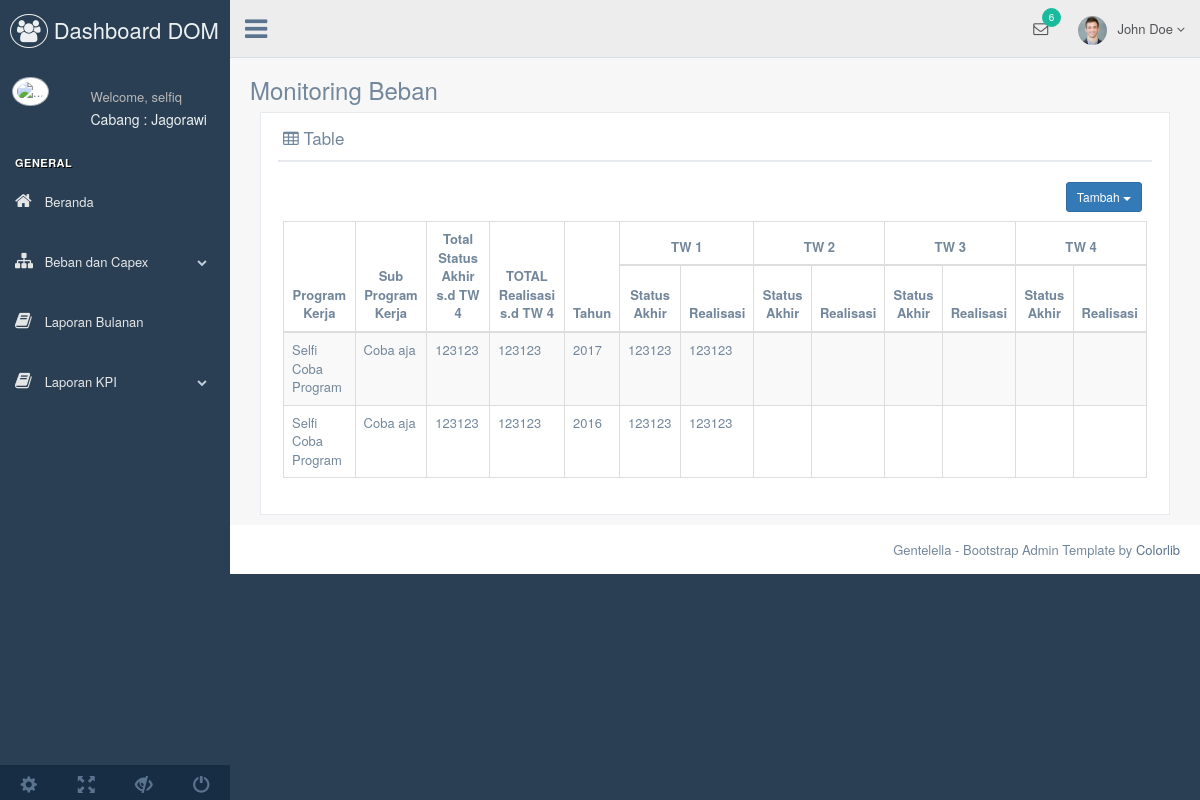
The app's page /realisasi_bpt.php (signed in) with its own data.
### tables this page shows
CREATE TABLE `user` (
  `id_user` int(255) NOT NULL,
  `username` varchar(30) NOT NULL,
  `password` varchar(30) NOT NULL,
  `id_role` int(11) NOT NULL,
  `id_cabang` int(20) NOT NULL
);

CREATE TABLE `cabang` (
  `id_cabang` int(20) NOT NULL,
  `nama_cabang` varchar(30) NOT NULL
);

CREATE TABLE `beban_realisasi` (
  `id_twrl` int(11) NOT NULL,
  `id_sp` int(11) NOT NULL,
  `tahun` int(4) NOT NULL,
  `stat_twrl` int(1) NOT NULL,
  `stat_akhir` decimal(20,0) NOT NULL,
  `realisasi` decimal(20,0) NOT NULL,
  `jenis` varchar(20) NOT NULL
);

CREATE TABLE `program_kerja` (
  `id_pk` int(255) NOT NULL,
  `MA` varchar(1000) NOT NULL,
  `nama_pk` text NOT NULL,
  `id_cabang` int(30) NOT NULL,
  `jenis` varchar(20) NOT NULL
);

CREATE TABLE `sub_program` (
  `id_sp` int(255) NOT NULL,
  `nama_sp` varchar(1000) NOT NULL,
  `id_pk` int(10) NOT NULL,
  `id_cabang` int(30) NOT NULL,
  `jenis` varchar(20) NOT NULL
);

### realisasi_bpt.php (the view, shortened to what this page needs)
<?php
include ('connect.php');
  $iduser = $_SESSION['id_user'];
?>
<!DOCTYPE html>
<html lang="en">
<?php include 'templates/head.php' ?>
  <body class="nav-md">
    <div class="container body">
      <div class="main_container">
        <div class="col-md-3 left_col">
          <div class="left_col scroll-view">
            <div class="navbar nav_title" style="border: 0;">
              <a href="home.php" class="site_title"><i class="fa fa-group"></i> <span>Dashboard DOM</span></a>
            </div>
           <?php include'templates/headmenu.php' ?>
            <br />
            <?php include 'templates/sidebarmenu.php' ?>
            <div class="sidebar-footer hidden-small">
              <a data-toggle="tooltip" data-placement="top" title="Settings">
                <span class="glyphicon glyphicon-cog" aria-hidden="true"></span>
              </a>
              <a data-toggle="tooltip" data-placement="top" title="FullScreen">
                <span class="glyphicon glyphicon-fullscreen" aria-hidden="true"></span>
              </a>
              <a data-toggle="tooltip" data-placement="top" title="Lock">
                <span class="glyphicon glyphicon-eye-close" aria-hidden="true"></span>
              </a>
              <a data-toggle="tooltip" data-placement="top" title="Logout" href="login.html">
                <span class="glyphicon glyphicon-off" aria-hidden="true"></span>
              </a>
            </div>
          </div>
        </div>
        <?php include 'topnavigation.php' ?>
        <div class="right_col" role="main">
          <div class="">
            <div class="page-title">
              <div class="title_left">
                <h3>Monitoring Beban</h3>
              </div>
            </div>
            <div class="clearfix"></div>
            <div class="">
              <div class="col-md-12 col-sm-12 col-xs-12">
                <div class="x_panel">
                  <div class="x_title">
                    <h2><i class="fa fa-table"></i> Table <small>Data Beban Cabang <?php echo $namacabang; ?> </small></h2>
                    <div class="clearfix"></div>
                  </div>
                  <div class="title_right">
                    <div class="col-md-5 col-sm-5 col-xs-5 form-group pull-right top_search" style="margin-top:10px;">
                      <div class="input-group buttonright" >
                      <div class="btn-group  buttonrightfloat " >
	                    <button data-toggle="dropdown" class="btn btn-primary dropdown-toggle btn-sm" type="button" aria-expanded="false">  Tambah <span class="caret"></span>
	                    </button>
	                    </div>
                      </div>
                    </div>
                   </div>
                  <div class="x_content">
					  <table id="datatable-keytable"  class="table table-striped table-bordered " class="centered">
						<thead>
						  <tr>
							<th rowspan="2">Program Kerja</th>
							<th rowspan="2">Sub Program Kerja</th>
							<th rowspan="2">Total Status Akhir s.d TW 4</th>
							<th rowspan="2">TOTAL Realisasi s.d TW 4</th>
							<th rowspan="2">Tahun </th>
							<th colspan="2">TW 1</th>
							<th colspan="2">TW 2</th>
							<th colspan="2">TW 3</th>
							<th colspan="2">TW 4</th>
						  </tr>
						  <tr>
							<th >Status Akhir</th>
							<th >Realisasi</th>
							<th >Status Akhir</th>
							<th >Realisasi</th>
							<th >Status Akhir</th>
							<th >Realisasi</th>
							<th >Status Akhir</th>
							<th >Realisasi</th>
						  </tr>
						</thead>
						<tbody>
							<?php
							$listTW = mysqli_query($connect, "SELECT * FROM beban_realisasi, sub_program WHERE sub_program.id_sp = beban_realisasi.id_sp AND stat_twrl ='1'  AND sub_program.id_cabang = '$idcabang' AND beban_realisasi.jenis ='bpt' AND sub_program.jenis='beban' ");
							while($datalistTW = mysqli_fetch_array($listTW)){
								$idpklist= $datalistTW['id_pk'];
								$idspklist= $datalistTW['id_sp'];
								$tahun= $datalistTW['tahun'];
								$jmlstakhir = mysqli_query($connect, "SELECT * FROM beban_realisasi WHERE id_sp = '$idspklist' AND tahun = '$tahun'");
								$jmlrealisasi = mysqli_query($connect, "SELECT * FROM beban_realisasi WHERE id_sp = '$idspklist' AND tahun = '$tahun'");
								$qty1 = 0;
								$qty2 = 0;
								while ($num = mysqli_fetch_array($jmlstakhir)) {
									$qty1 += $num['stat_akhir'];}
								while ($num = mysqli_fetch_array($jmlrealisasi)) {
									$qty2 += $num['realisasi'];}
								$dataprogramkerja = mysqli_fetch_array(mysqli_query($connect, "SELECT * FROM program_kerja WHERE id_pk = '$idpklist'"));
								$datasubprogramkerja= mysqli_fetch_array(mysqli_query($connect, "SELECT * FROM sub_program WHERE id_sp = '$idspklist'"));
								$datatwreal1 = mysqli_fetch_array(mysqli_query($connect, "SELECT * FROM beban_realisasi WHERE id_sp = '$idspklist' AND tahun = '$tahun' AND stat_twrl = '1'"));
								$datatwreal2 = mysqli_fetch_array(mysqli_query($connect, "SELECT * FROM beban_realisasi WHERE id_sp = '$idspklist' AND tahun = '$tahun' AND stat_twrl = '2'"));
								$datatwreal3 = mysqli_fetch_array(mysqli_query($connect, "SELECT * FROM beban_realisasi WHERE id_sp = '$idspklist' AND tahun = '$tahun' AND stat_twrl = '3'"));
								$datatwreal4 = mysqli_fetch_array(mysqli_query($connect, "SELECT * FROM beban_realisasi WHERE id_sp = '$idspklist' AND tahun = '$tahun' AND stat_twrl = '4'"));
							?>
						  <tr>
							<td><?php echo $dataprogramkerja['nama_pk'] ?></td>
							<td><?php echo $datasubprogramkerja['nama_sp'] ?></td>
							<td><?php echo $qty1;?></td>
							<td><?php echo $qty2;?></td>
							<td><?php echo $datalistTW['tahun'] ?></td>
							<td><?php echo $datatwreal1['stat_akhir'] ?></td>
							<td><?php echo $datatwreal1['realisasi'] ?></td>
							<td><?php echo $datatwreal2['stat_akhir'] ?></td>
							<td><?php echo $datatwreal2['realisasi'] ?></td>
							<td><?php echo $datatwreal3['stat_akhir'] ?></td>
							<td><?php echo $datatwreal3['realisasi'] ?></td>
							<td><?php echo $datatwreal4['stat_akhir'] ?></td>
							<td><?php echo $datatwreal4['realisasi'] ?></td>
						  </tr>
						<?php }?>
						</tbody>
					  </table>
                  </div>
                </div>
              </div>
            </div>
          </div>
        </div>
		<div class="x_content">
		</div>
<?php include 'templates/footer.php' ?>
      </div>
    </div>
  </body>
</html>

### templates/headmenu.php
<?php
include ('connect.php');
  $user = mysqli_fetch_array(mysqli_query($connect,"SELECT * FROM user WHERE id_user = '$iduser' "));
  $idcabang = $user['id_cabang'];
  $cabang =  mysqli_fetch_array(mysqli_query($connect,"SELECT nama_cabang FROM cabang WHERE id_cabang = '$idcabang'"));
  $namacabang = $cabang['nama_cabang'];
?>
 <div class="profile clearfix">
    <div class="profile_pic">
        <img src="images/dp.jpg" alt="..." class="img-circle profile_img">
    </div>
        <div class="profile_info">
            <span>Welcome, <?php echo $user['username']?></span>
            <h2>Cabang : <?php echo $namacabang ?></h2>
        </div>
</div>

### realisasi_bpt.php (style rules this page uses)
.table th { vertical-align: middle ; text-align: center ;" }
.buttonright { width:60%; display:inline; overflow: auto; white-space: nowrap; margin:0px auto; }
.buttonrightfloat { float:right; margin-right: 10px; }

### records on screen
user: username "selfiq"
cabang: nama_cabang "Jagorawi"
beban_realisasi: program_kerja.nama_pk "Selfi Coba Program", id_sp.nama_sp "Coba aja", qty1 "123123", qty2 "123123", tahun "2017", stat_akhir "123123", realisasi "123123"
beban_realisasi: program_kerja.nama_pk "Selfi Coba Program", id_sp.nama_sp "Coba aja", qty1 "123123", qty2 "123123", tahun "2016", stat_akhir "123123", realisasi "123123"
